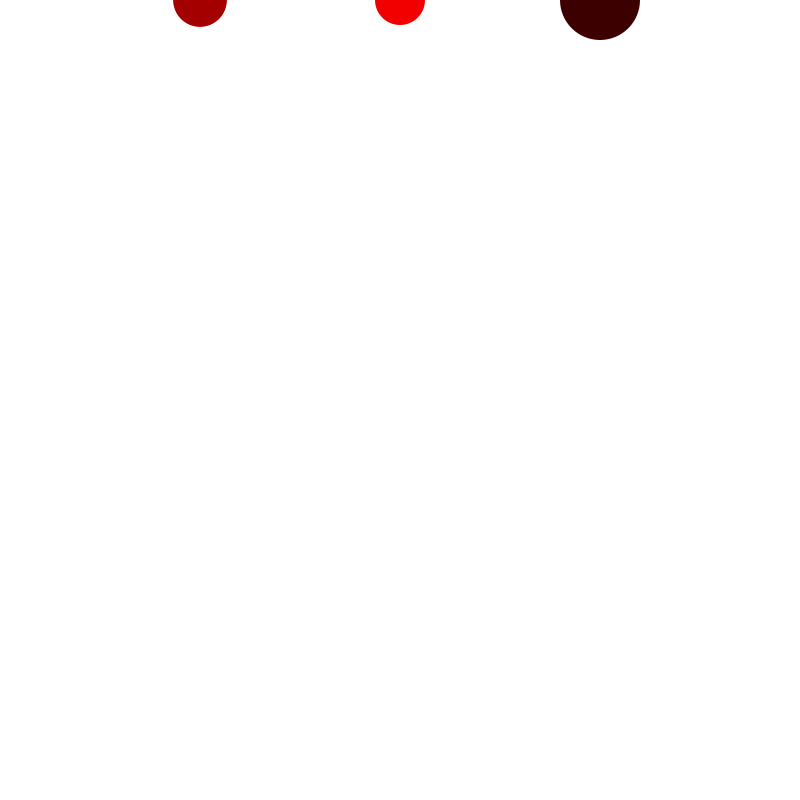
Frame 1 (no input)
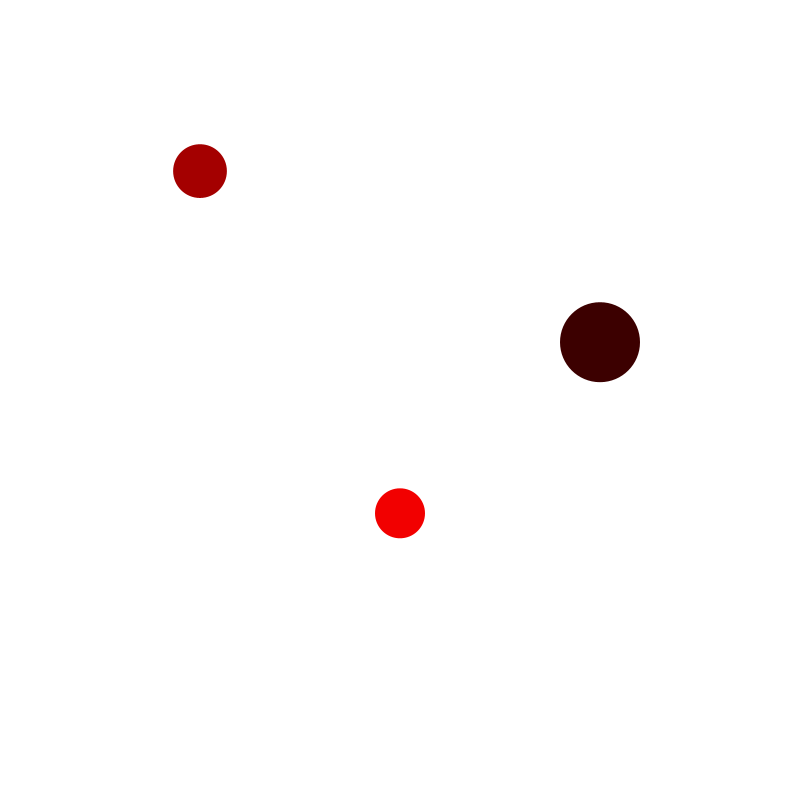
Frame 60 (the mouse pressed at the canvas centre just before this capture)
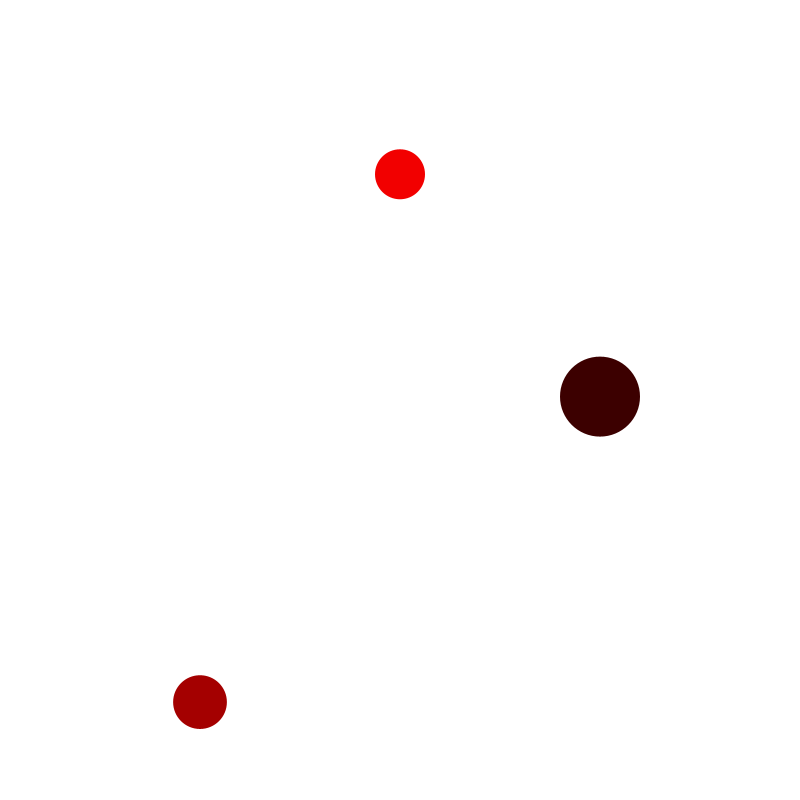
Frame 120 (the mouse held since frame 60 and released just before this capture)

The Processing sketch that drew these frames (run headless with seeded random() and noise(); from frame 60 on, the mouse is pressed at the canvas centre):

// Processing sketch: sketch_07_02_gravity
// ── sketch_07_02_gravity.pde
Ball ballOne; // declare ball 
Ball ballTwo;
Ball ballThree;

void setup() {
  size(800, 800);
  ballOne = new Ball(color (random (255), random (0), random (0)), 200, 0, 0, 0.1, random(20, 150));
  ballTwo = new Ball(color (random (255), random (0), random (0)), 400, 0, 0, 0.3, 50);
  ballThree = new Ball(color (random (255), random (0), random (0)), 600, 0, 0, 0.2, 80);
}

void draw() {
  background(255); 
  ballOne.display();
  ballOne.speed();
  ballOne.gravity();

  ballTwo.display();
  ballTwo.speed();
  ballTwo.gravity();

  ballThree.display();
  ballThree.speed();
  ballThree.gravity();
}

// ── ball.pde
class Ball {
  color c;
  float x;
  float y;
  float speed;
  float gravity;
  float size;

  Ball(color tempC, float tempX, float tempY, float tempSpeed, float tempGravity, float tempSize) {
    c = tempC;
    x = tempX;
    y = tempY;
    speed = tempSpeed;
    gravity = tempGravity;
    size = tempSize;
  } 

  void display() {
    fill(c); 
    noStroke();
    ellipse(x, y, size, size);
  }

  void speed() {
    y = y + speed; 
    if (y > height) {
      speed = speed * - 0.95;
      y = height;
    }
  }

  void gravity() {
    speed = speed + gravity;
  }
}
